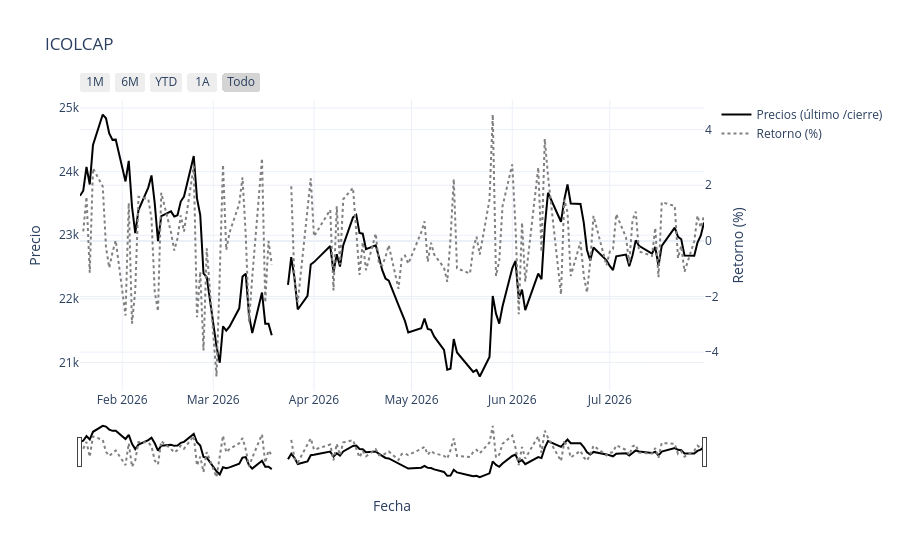

This figure's notebook cell:
### Code cell
#static_plot(COLCAP, "black")
plotly_oneplot(COLCAP, x_col="Fecha", y_col="Precios (último /cierre)", plot_title="ICOLCAP", color_in="black")

### Figure 1 — Plotly figure (JSON) as saved in the notebook; plotly's stock layout.template omitted (floating-point values rounded to 4 significant figures; data arrays with more than 128 entries replaced by an {"elided": "..."} marker saying what was removed)
{"data": [{"line": {"color": "black"}, "mode": "lines", "name": "Precios (último /cierre)", "type": "scatter", "x": {"elided": "129 str values"}, "y": {"elided": "129 float values"}}, {"line": {"color": "gray", "dash": "dot"}, "name": "Retorno (%)", "type": "scatter", "x": {"elided": "129 str values"}, "y": {"elided": "129 float values"}, "yaxis": "y2"}], "layout": {"hovermode": "x unified", "title": {"text": "ICOLCAP"}, "xaxis": {"rangeselector": {"buttons": [{"count": 1, "label": "1M", "step": "month", "stepmode": "backward"}, {"count": 6, "label": "6M", "step": "month", "stepmode": "backward"}, {"count": 1, "label": "YTD", "step": "year", "stepmode": "todate"}, {"count": 1, "label": "1A", "step": "year", "stepmode": "backward"}, {"label": "Todo", "step": "all"}]}, "rangeslider": {"visible": true}, "title": {"text": "Fecha"}, "type": "date"}, "yaxis": {"title": {"text": "Precio"}}, "yaxis2": {"overlaying": "y", "side": "right", "title": {"text": "Retorno (%)"}, "zeroline": true}}}
